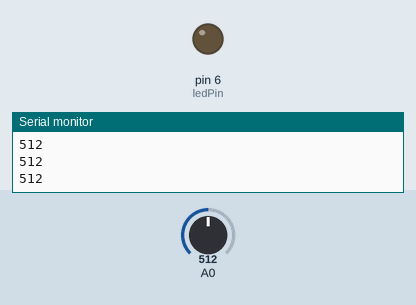
Recording of a sketch running on a simulated Arduino Uno, built with avr-gcc and run on an emulated ATmega328P. Parts: output pins drawn as LEDs (lit = HIGH), the last lines printed to the serial monitor. The inputs (shaded band) are chosen by the test bench; at power-on: A0 = 512.

Above: at 1.2 s.
1.3 s: A0 set to 416
2.8 s: A0 set to 392
At 3.7 s:
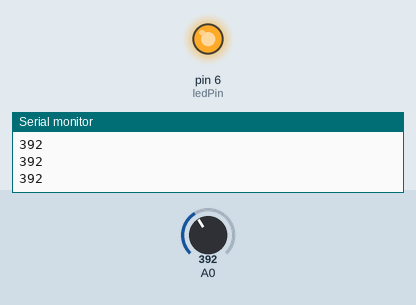
4.3 s: A0 set to 511
At 5.0 s:
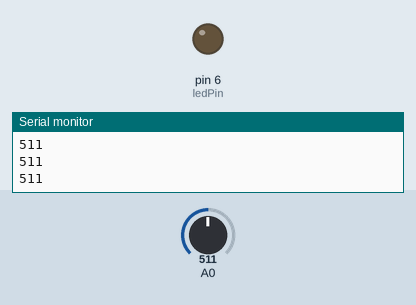
5.9 s: A0 set to 306
At 6.3 s:
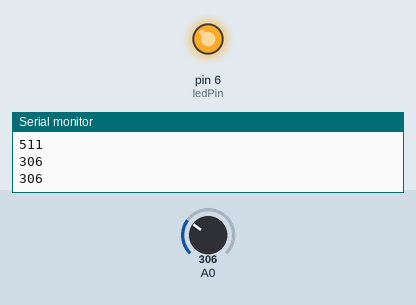
Timing chart, 0 to 8.5 s (numbered marks = the images above; inputs shaded):
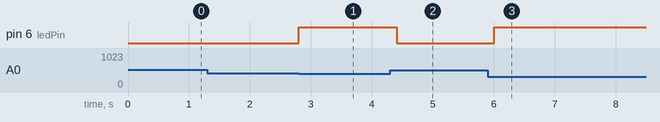

Measured:
- the behaviour switches between 400 and 399 on A0 (found by bisection; images 0 and 1)
- after the input at 2.8 s, pin 6 (ledPin): LOW → HIGH at once
- after the input at 4.3 s, pin 6 (ledPin): HIGH → LOW after 0.11 s
- after the input at 5.9 s, pin 6 (ledPin): LOW → HIGH after 0.11 s

The sketch:

02_latarnia.ino
```cpp
const int ledPin = 6;
const int prog = 400;

void setup() {
  pinMode(ledPin, OUTPUT);
  Serial.begin(9600);
}

void loop() {
  int poziomSwiatla = analogRead(A0);
  Serial.println(poziomSwiatla);
  if (poziomSwiatla < prog) {
    digitalWrite(ledPin, HIGH);
  } else {
    digitalWrite(ledPin, LOW);
  }
  delay(200);
}
```
